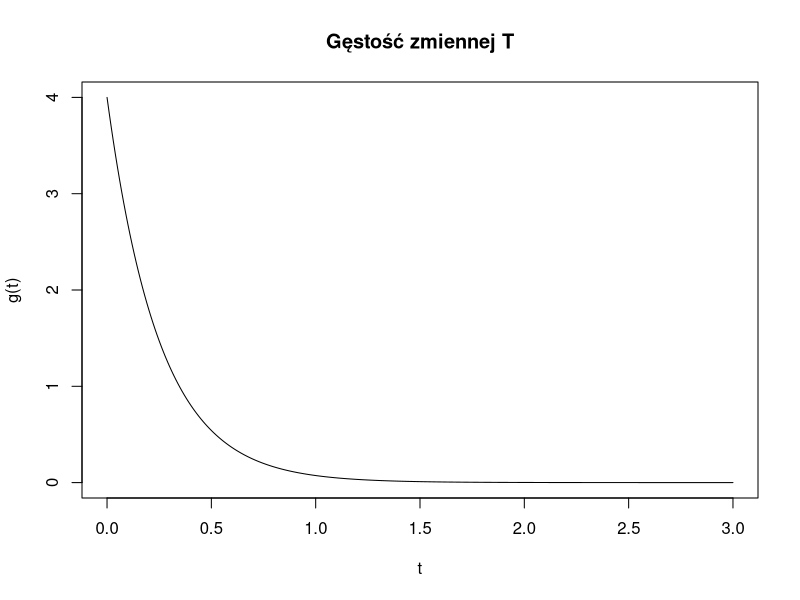

This figure's R source:
# Zmienna X ma rozkład jednostajny na przedziale [4; 12]
# i) P(X < 7)
p1 <- punif(7, min = 4, max = 12)
print(paste("P(X < 7):", p1))

# ii) P(5 < X < 11)
p2 <- punif(11, min = 4, max = 12) - punif(5, min = 4, max = 12)
print(paste("P(5 < X < 11):", p2))

# iii) P(X > 10)
p3 <- 1 - punif(10, min = 4, max = 12)
print(paste("P(X > 10):", p3))

# iv) Wyznaczyć x taki, że P(X > x) = 0.6
x <- qunif(0.4, min = 4, max = 12)
print(paste("x taki, że P(X > x) = 0.6:", x))

# Telefony przychodzą do pewnej centrali losowo z stałą intensywnością 4 na minutę
lambda <- 4
# T jest czasem między dwoma telefonami, czyli ma rozkład wykładniczy z parametrem lambda

# P(T > 30s)
p4 <- pexp(30 / 60, rate = lambda, lower.tail = FALSE)
print(paste("P(T > 30s):", p4))

# P(T < 20s)
p5 <- pexp(20 / 60, rate = lambda)
print(paste("P(T < 20s):", p5))

# P(40s < T < 80s)
p6 <- pexp(80 / 60, rate = lambda) - pexp(40 / 60, rate = lambda)
print(paste("P(40s < T < 80s):", p6))

# Wyznaczyć czas t taki, że P(T > t) = 0.2
t <- qexp(0.2, rate = lambda, lower.tail = FALSE)
print(paste("t taki, że P(T > t) = 0.2:", t))

# Narysować wykres gęstości zmiennej T na przedziale 0 ≤ t ≤ 3
t_values <- seq(0, 3, by = 0.01)
density_T <- dexp(t_values, rate = lambda)
plot(t_values, density_T, type = "l", main = "Gęstość zmiennej T", xlab = "t", ylab = "g(t)")

# Czas do pierwszej usterki ma rozkład wykładniczy z parametrem intensywności 1 / 3
lambda2 <- 1 / 3

# P(T > 2 lata)
p7 <- pexp(2, rate = lambda2, lower.tail = FALSE)
print(paste("P(T > 2 lata):", p7))

# P(T < 4 lata)
p8 <- pexp(4, rate = lambda2)
print(paste("P(T < 4 lata):", p8))

# P(3 < T < 5 lat)
p9 <- pexp(5, rate = lambda2) - pexp(3, rate = lambda2)
print(paste("P(3 < T < 5 lat):", p9))

# Wyznaczyć czas t taki, że P(T < t) = 0.4
t2 <- qexp(0.4, rate = lambda2)
print(paste("t taki, że P(T < t) = 0.4:", t2))

# Wzrost studentów X ma rozkład normalny z wartością oczekiwaną 170cm i odchyleniem standardowym 12cm
mean_X <- 170
sd_X <- 12

# P(X > 180)
p10 <- pnorm(180, mean = mean_X, sd = sd_X, lower.tail = FALSE)
print(paste("P(X > 180):", p10))

# P(X < 165)
p11 <- pnorm(165, mean = mean_X, sd = sd_X)
print(paste("P(X < 165):", p11))

# P(155 < X < 190)
p12 <- pnorm(190, mean = mean_X, sd = sd_X) - pnorm(155, mean = mean_X, sd = sd_X)
print(paste("P(155 < X < 190):", p12))

# Narysować wykres gęstości zmiennej X na przedziale 130 ≤ x ≤ 210
x_values <- seq(130, 210, by = 0.01)
density_X <- dnorm(x_values, mean = mean_X, sd = sd_X)
# plot(x_values, density_X, type = "l", main = "Gęstość zmiennej X", xlab = "x", ylab = "g(x)")